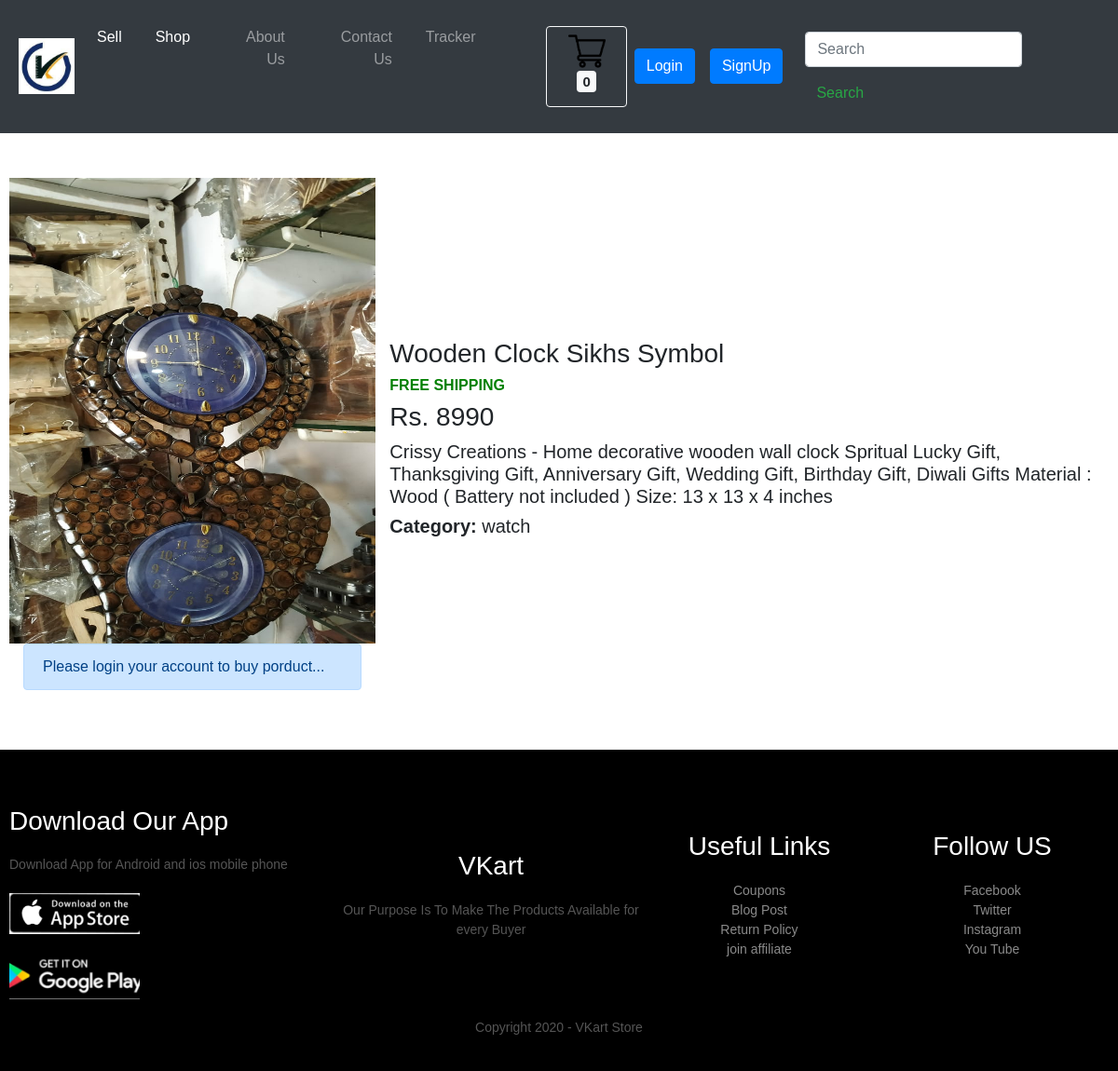
The app's page /shop/productview/2 with its own data.
### shop/models.py (models this page shows, shortened)
class Product(models.Model):
    product_id = models.AutoField
    product_name = models.CharField(max_length=50)
    category = models.CharField(max_length=50, default="")
    subcategory = models.CharField(max_length=50, default="")
    price = models.IntegerField(default=0)
    desc = models.CharField(max_length=300)
    pub_date = models.DateField()
    image = models.ImageField(upload_to='shop/images', default="")

### shop/views.py (the view)
# urls.py: path("productview/<int:myid>", views.productview, name="ProductView"),
def productview(request, myid):
    product = Product.objects.filter(id=myid)
    return render(request, 'shop/productview.html', {'product': product[0]})

### shop/templates/shop/productview.html (shortened to what this page needs)
{% extends 'shop/basic.html' %}
{%block body %}
<div class="container my-5">
    <div class="row">
        <div class="col-md-4">
            <div class="row">
                <img src="/media/{{product.image}}" width="400px" height="500px">
            </div>
           {% if user.is_authenticated %}
            <div class="row my-5">
                <a class="btn btn-primary  mx-4" href="/shop" role="button">Shop</a>
                <a href="/shop/checkout"> <button class="btn btn-primary mx-4" id="checkout">Checkout</button> </a>
            </div>
            {% else %}
           <div class="alert alert-primary" role="alert">
                 Please login your account to buy porduct...
               </div>
           {% endif %}
        </div>
        <div class="col-md-8">
            <h3> {{product.product_name}} </h3>
            <h6 style="color:green;"><b>FREE SHIPPING</b></h6>
            <h3> Rs. {{product.price}} </h3>
            <h5> {{product.desc}} </h5>
            <h5><b> Category:</b> {{product.subcategory}} </h5>
        </div>
    </div>
</div>
{% endblock%}

### shop/templates/shop/basic.html (shortened to what this page needs)
<!doctype html>
<html lang="en">
<head>
    <link rel="stylesheet" href="https://stackpath.bootstrapcdn.com/bootstrap/4.2.1/css/bootstrap.min.css"
>
</head>
<body>
<nav class="navbar navbar-expand-lg navbar-dark bg-dark">
    <a class="navbar-brand" href="/"><img src="/media/vkart.jpg" width="60px" height="60px"></a>
    <div class="collapse navbar-collapse" id="navbarSupportedContent">
        <ul class="navbar-nav mr-auto">
            <li class="nav-item active">
                <a class="nav-link" href="/seller">Sell</a>
            </li>
            <li class="nav-item active">
                <a class="nav-link" href="/shop">Shop <span class="sr-only">(current)</span></a>
            </li>
            <li class="nav-item">
                <a class="nav-link" href="/shop/about">About Us</a>
            </li>
            <li class="nav-item">
                <a class="nav-link" href="/shop/contact">Contact Us</a>
            </li>
                     <li class="nav-item">
                <a class="nav-link" href="/shop/tracker">Tracker</a>
            </li>
           <button type="button" class="btn btn-outline-light mr-sm-2 mx-5 my-2" id="popcart" data-container="body"
    data-toggle="popover" data-placement="bottom" data-html="true" data-content="Vivamus
        sagittis lacus vel augue laoreet rutrum faucibus.">
<h5><img src="/media/cart.jpg" width="40px" height="40px"><span class="badge badge-light" id="cart">0</span> </h5>
</button>
        </ul>
    </div>
          {% if user.is_authenticated %}
         <ul class="navbar-nav mr-sm-3">
         <li class="nav-item dropdown">
              <a class="nav-link dropdown-toggle" href="#" id="navbarDropdown" role="button" data-toggle="dropdown" aria-haspopup="true" aria-expanded="false">
               Welcome {{request.user}}
              </a>
              <div class="dropdown-menu" aria-labelledby="navbarDropdown">
                <a class="dropdown-item" href="/shop/tracker">Order status</a>
                <div class="dropdown-divider"></div>
                <a class="dropdown-item" href="/shop/logout">Logout</a>
              </div>
            </li>
         </ul>
          {% else %}
         <button type="button" class="btn btn-primary mr-sm-3" data-toggle="modal" data-target="#loginModal">
         Login
        </button>
         <button type="button" class="btn btn-primary mr-sm-4" data-toggle="modal" data-target="#signupModal">
         SignUp
        </button>
         {% endif %}
        <form method="get" action="/shop/search/" class="form-inline my-2 my-lg-0">
            <input class="form-control mr-sm-2" type="search" placeholder="Search" aria-label="Search" name="search"
                   id="search">
            <button class="btn btn-outline-success my-2 my-sm-0" type="submit">Search</button>
        </form>
      </nav>
{% block body %} {% endblock %}
        <div class="footer mt-4">
         <div class="container">
            <div class="row">
                    <div class="footer-col-1">
                        <h3>Download Our App</h3>
                        <p>Download App for Android and ios mobile phone </p>
                        <div class="app-logo">
                            <img src="/media/Appstore.jpeg">
                            </div>
                            <div class="app-logo">
                            <img src="/media/playstore.jpeg">
                        </div>
                    </div>
                   <div class="footer-col-2">
                     <h3>VKart</h3>
                    <p>Our Purpose Is To Make The Products
                            Available for  every Buyer </p>
                    </div>
                 <div class="footer-col-3">
                    <h3>Useful Links</h3>
                    <ul>
                        <li>Coupons</li>
                        <li>Blog Post</li>
                        <li>Return Policy</li>
                        <li>join affiliate</li>
                    </ul>
                </div>
                <div class="footer-col-4">
                    <h3>Follow US </h3>
                    <ul>
                        <li>Facebook</li>
                        <li>Twitter</li>
                        <li>Instagram</li>
                        <li>You Tube</li>
                    </ul>
                </div>
                <p class="copyright"> Copyright 2020 - VKart Store </p>
           </div>
        </div>
</html>

### records on screen
Product: image (picture), product_name "Wooden Clock Sikhs Symbol", price "8990", desc "Crissy Creations - Home decorative wooden wall clock Spritual Lucky Gift, Thanksgiving Gift, Anniversary Gift, Wedding Gift, Birthday Gift, Diwali Gifts Material : Wood ( Battery not included ) Size: 13 x 13 x 4 inches", subcategory "watch"
